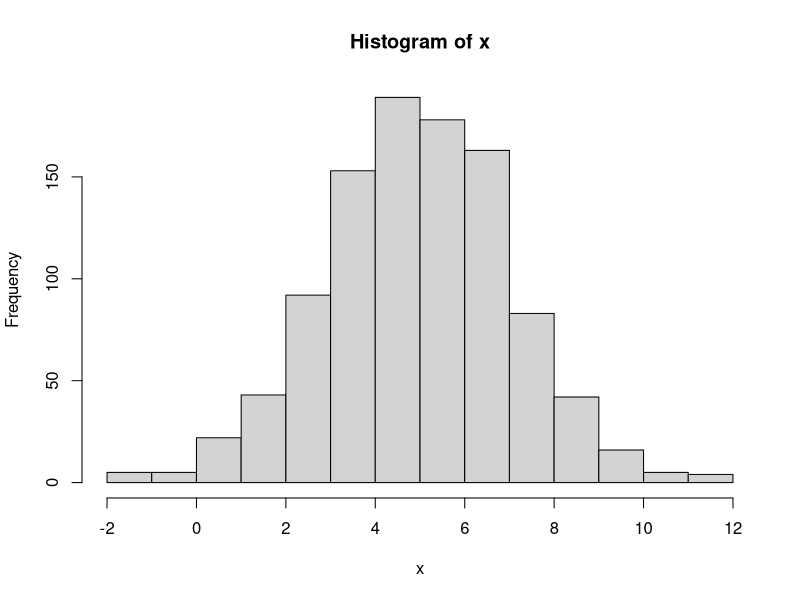
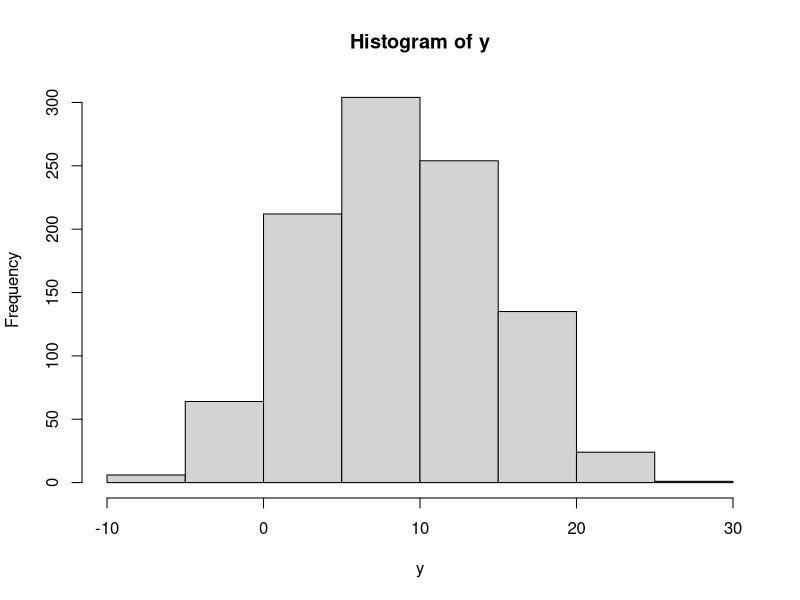
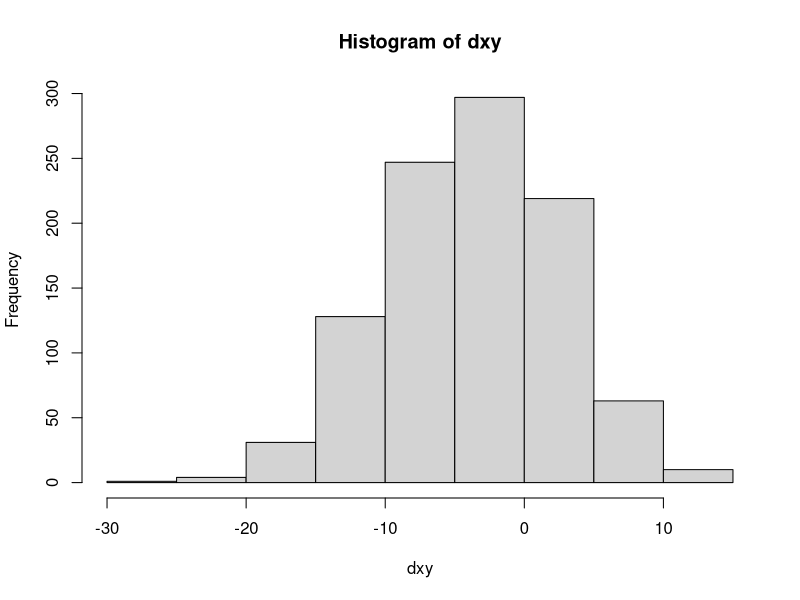
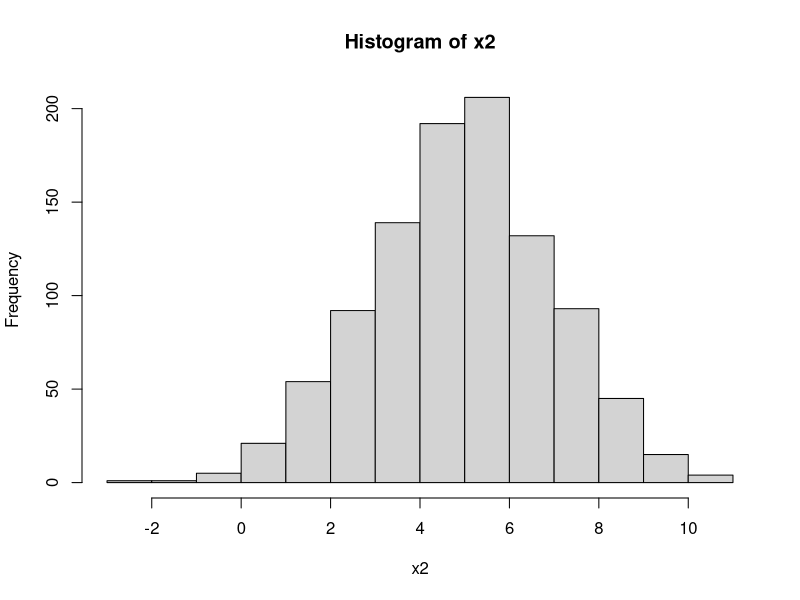
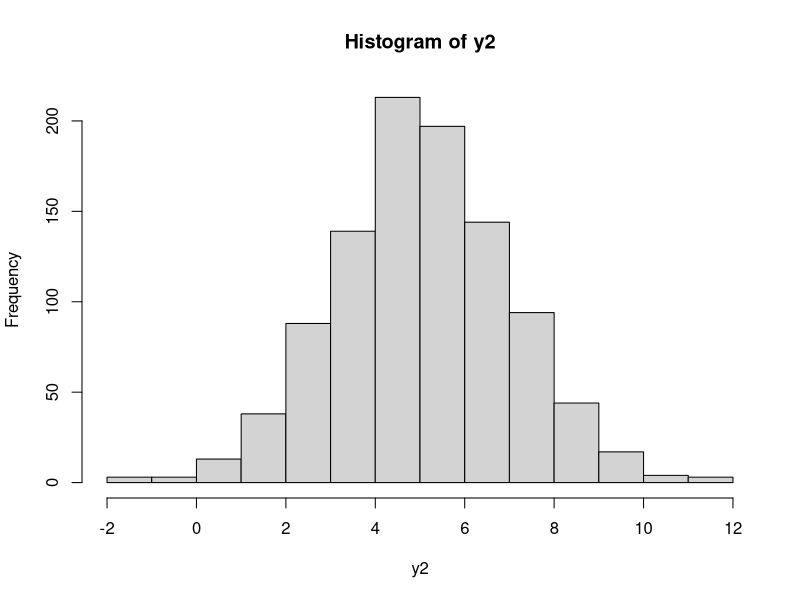
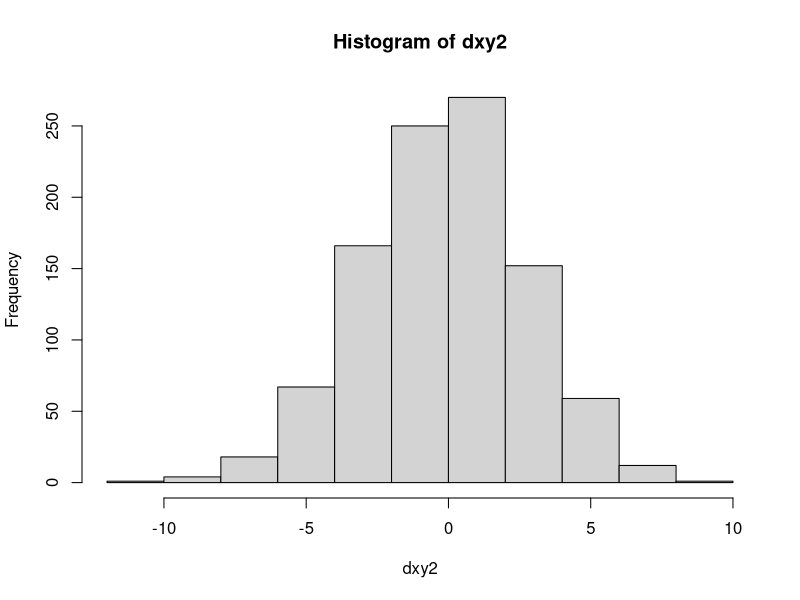

Generate these figures, in order, with R:
#Hypothesis Testing: two Samples

x=rnorm(1000,mean = 5,sd = 2)
hist(x)

y=rnorm(1000,mean=9, sd=6)
hist(y)

dxy=x-y
hist(dxy)
mean(dxy)
library(e1071)
skewness(dxy)

x2=rnorm(1000,mean = 5,sd = 2)
hist(x2)
mean(x2)

y2=rnorm(1000,mean=5.05, sd=2)
hist(y2)
mean(y2)

dxy2=x2-y2
hist(dxy2)
mean(dxy2)

library(e1071)
skewness(dxy2)
kurtosis(dxy2)

#STEP 1: Research Question: To check if there is a difference between the average call lengths in the two call centers.

#STEP 2: Establish Ho and Ha
##Ho: M1-M2=0
##Ha: M1-M2!=0

#STEP 3: Appropriate test
##Z distribution since Sigma is known and n>30

#Step 4: Choose Alpha
## a=0.05

#Step 5: Decision Rules
# if t stat < -1.96 AND t stat > +1.96 -> REJECT Ho

#Step 6: Gather Data
head(x2)
head(y2)
x2_avg=mean(x2)
sx2=sd(x2)

y2_avg=mean(y2)
sy2=sd(y2)

s=2

#Step 6: Calculate t stat
n=1000
nr=(x2_avg - y2_avg) - 0
nr
dr=(((sx2^2)/n)+((sy2^2)/n))^0.5
dr    
t_stat= nr/dr
t_stat

#Step 7: Stat Conclusion
## We fail to reject Ho (Since t_stat>-1.96)

#Step 8: Practical Inference
## The average call length is identical in both the call centers

##Code
?t.test
t.test(x2,y2)
t.test(x2,y2,alternative = 'two.sided',mu=0,paired=FALSE,var.equal = FALSE,conf.level = 0.95)

df=(((sx2^2)/n)+((sy2^2)/n))^2 / ((((sx2^2)/n)^2/n) + (((sy2^2)/n)^2/n))
df
